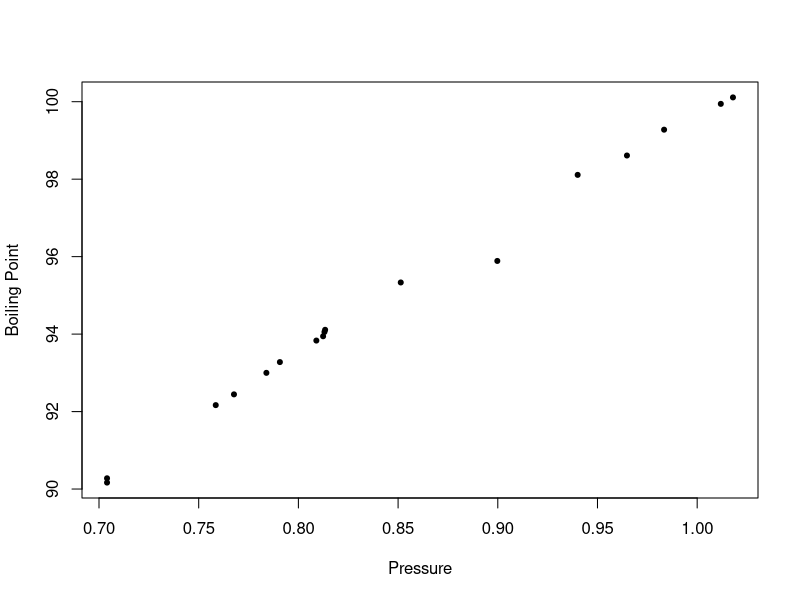
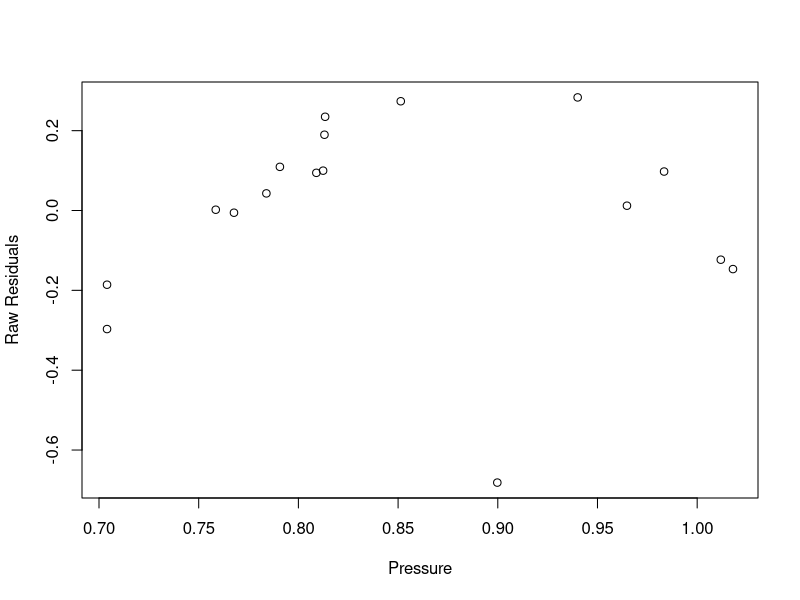
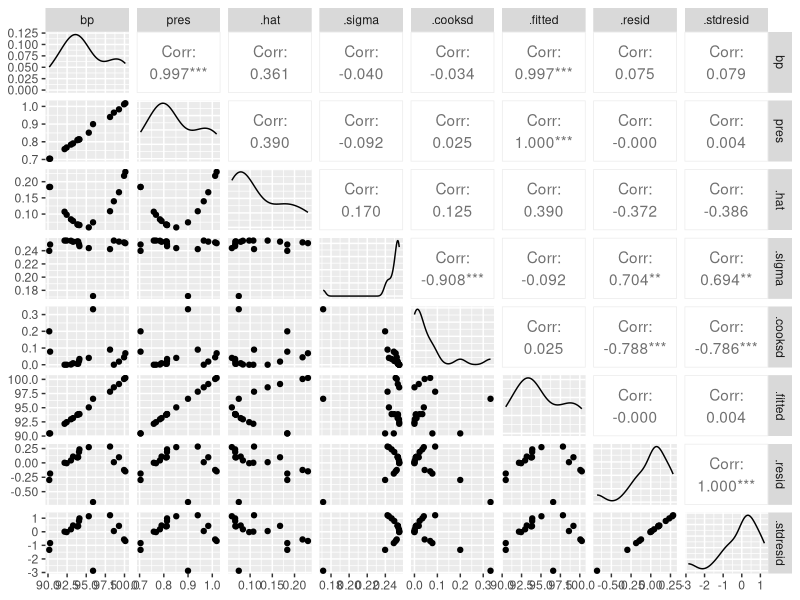
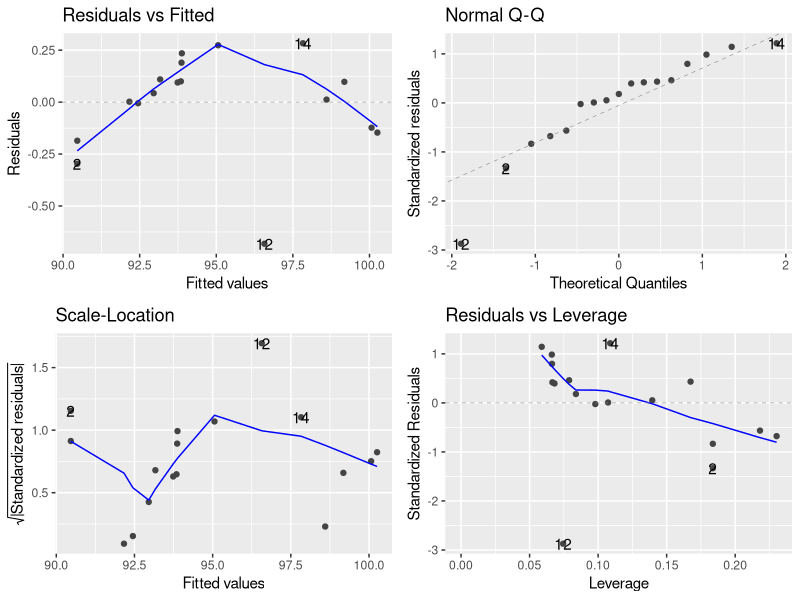
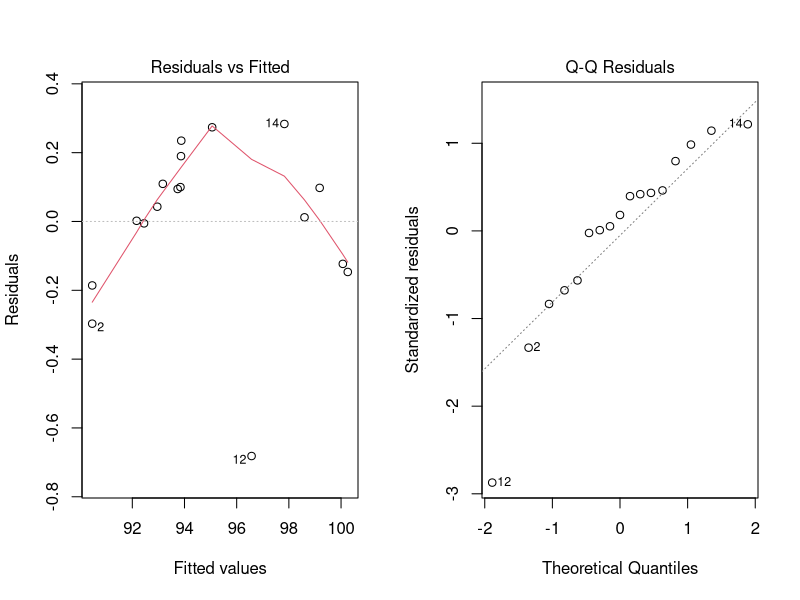

R code for these plots, in order:
## ---- chunk 1
knitr::opts_chunk$set(echo = TRUE, eval = TRUE, comment = "#>", message = F, warning = F)
## ---- chunk 2
library(MASS)
names(forbes)
str(forbes)
## ---- chunk 3
n <- length(forbes$bp)
Y <- matrix((forbes$bp - 32)*5/9, ncol = 1)
X <- cbind(rep(1,n), forbes$pres*0.033863882)
## ---- chunk 4
plot(X[, 2], Y, pch = 20, xlab = "Pressure", ylab = "Boiling Point")
## ---- chunk 5
beta.hat <- solve(t(X)%*%X)%*%t(X)%*%Y
beta.hat
## ---- chunk 6
raw.res <- Y - X%*%beta.hat
y.hat <- X%*%beta.hat
plot(X[, 2], raw.res, xlab="Pressure", ylab="Raw Residuals")
## ---- chunk 7
newds <- data.frame(bp = (forbes$bp - 32) * 5 / 9,pres = forbes$pres * 0.033863882)
lm1 <- lm(bp ~ pres, data = newds)
summary(lm1)
library(GGally)
ggpairs(lm1)

library(ggfortify)
autoplot(lm1)

par(mfrow = c(1, 2)) # change number of subplots in a window
plot(lm1, which = c(1, 2))
